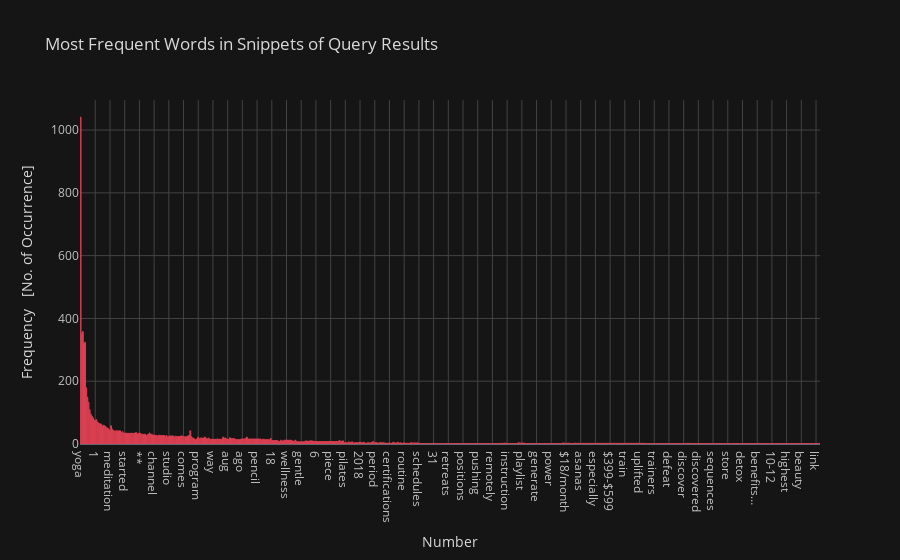

Source (notebook cell):
### Code cell
Most_frequent_Words_Snippet_desc.iplot(kind='bar',x='word',y='abs_freq',title='Most Frequent Words in Snippets of Query Results',xTitle="Number",yTitle='Frequency   [No. of Occurrence]',color='red',theme='solar')

### Figure 1 — Plotly figure (JSON) as saved in the notebook; plotly's stock layout.template omitted (floating-point values rounded to 4 significant figures; data arrays with more than 128 entries replaced by an {"elided": "..."} marker saying what was removed)
{"data": [{"marker": {"color": "rgba(219, 64, 82, 0.6)", "line": {"color": "rgba(219, 64, 82, 1.0)", "width": 1}}, "name": "abs_freq", "orientation": "v", "text": "", "type": "bar", "x": {"elided": "654 str values"}, "y": {"elided": "654 int values"}}], "layout": {"legend": {"bgcolor": "#151516", "font": {"color": "#D9D9D9"}}, "paper_bgcolor": "#151516", "plot_bgcolor": "#151516", "title": {"font": {"color": "#D9D9D9"}, "text": "Most Frequent Words in Snippets of Query Results"}, "xaxis": {"gridcolor": "#434343", "showgrid": true, "tickfont": {"color": "#C2C2C2"}, "title": {"font": {"color": "#D9D9D9"}, "text": "Number"}, "zerolinecolor": "#666570"}, "yaxis": {"gridcolor": "#434343", "showgrid": true, "tickfont": {"color": "#C2C2C2"}, "title": {"font": {"color": "#D9D9D9"}, "text": "Frequency   [No. of Occurrence]"}, "zerolinecolor": "#666570"}}}
